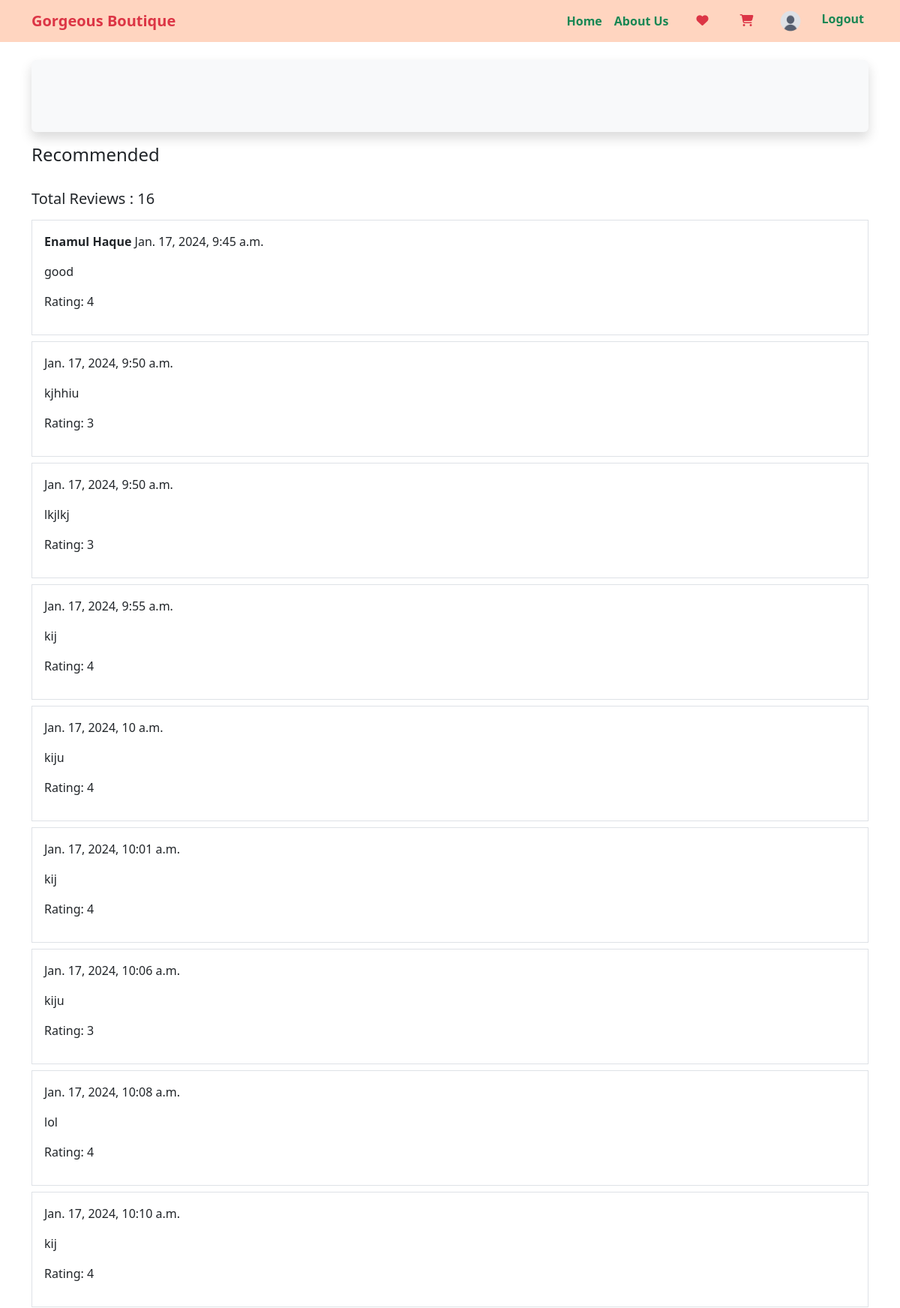
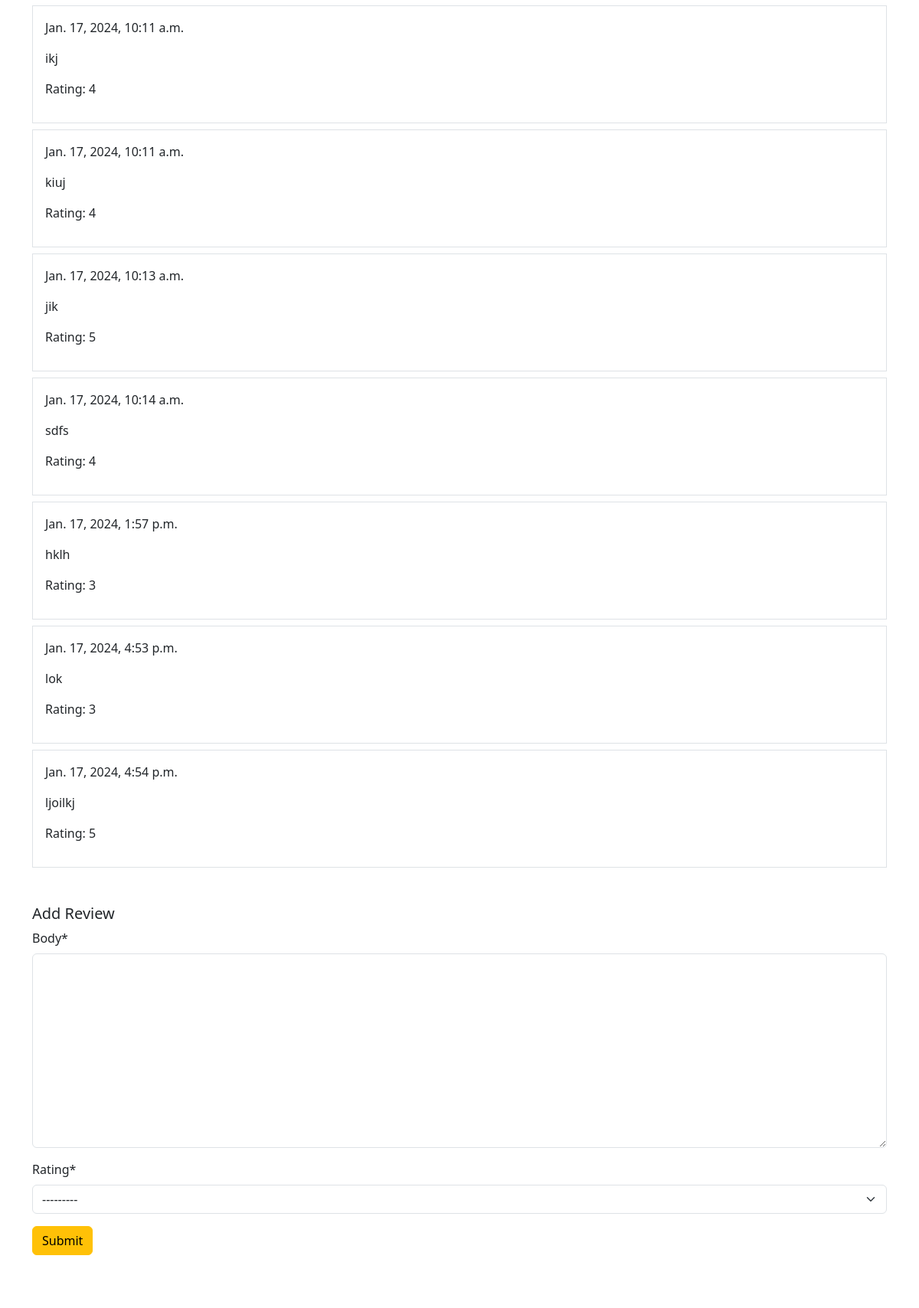
The app's page /cloth/clothdetails/101 (signed in, upper part), older data (2 pictures, top to bottom).
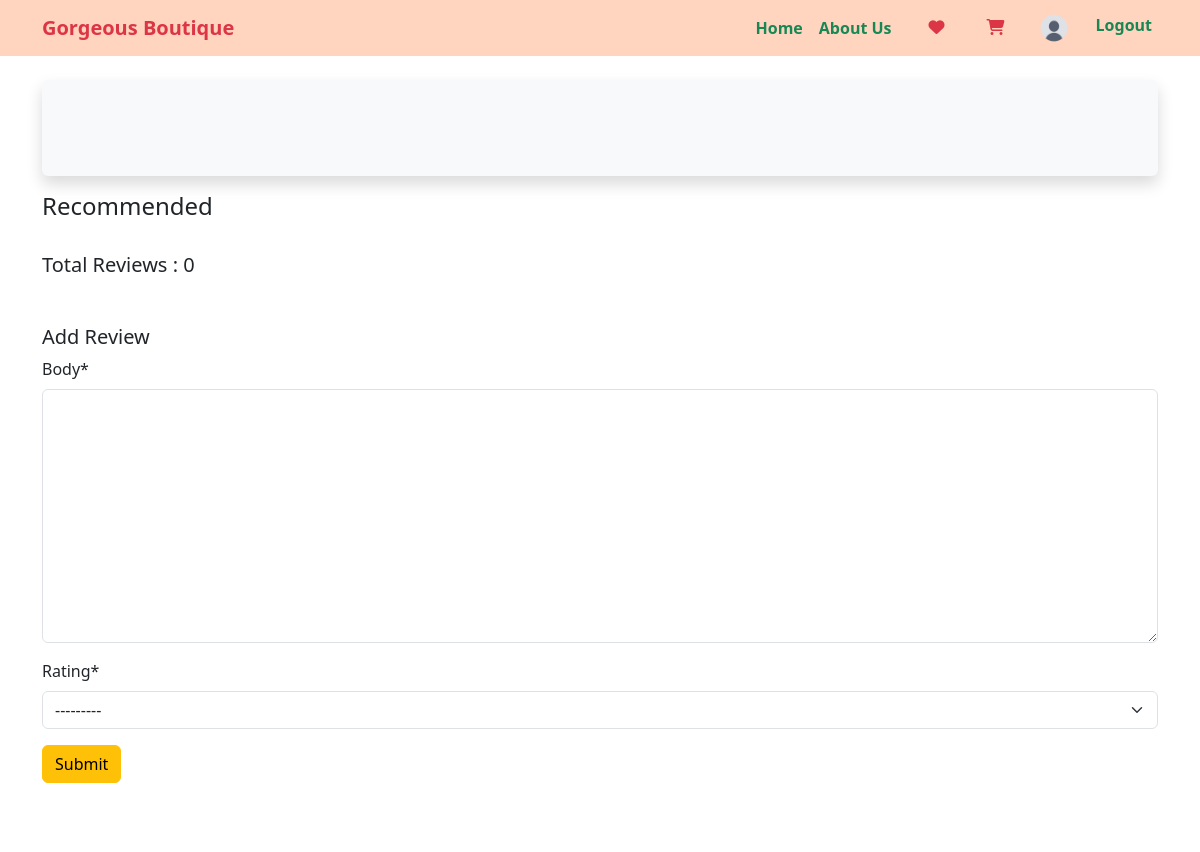
The same page, newer data.
### cloth/models.py (models this page shows, shortened)
class Review(models.Model):
    cloth = models.ForeignKey(Cloth, on_delete = models.CASCADE, related_name= 'reviews')
    author = models.ForeignKey(User, on_delete = models.CASCADE, null=True, blank=True)
    body = models.TextField()
    created = models.DateTimeField(auto_now_add=True)
    rating = models.CharField(choices = STAR_CHOICES, max_length=10)

### cloth/views.py (the view, shortened to what this page needs)
# urls.py: path('clothdetails/<int:clothid>', views.ClothDetailsView.as_view(), name='cloth_details' ),
class ClothDetailsView(DetailView):
    permission_classes = [IsAuthenticatedOrReadOnly]
    model = models.Cloth
    template_name = 'cloth_details.html'
    pk_url_kwarg = 'clothid'
    def get_context_data(self, **kwargs):
        context = super().get_context_data(**kwargs)
        cloth = self.object
        reviews = cloth.reviews.all()
        review_form = forms.ReviewForm()
        context['reviews'] = reviews
        context['review_form'] = review_form
        return context

### cloth/forms.py
class ReviewForm(forms.ModelForm):
    class Meta:
        model = Review
        fields = ['body', 'rating',]

### cloth/templates/cloth_details.html (shortened to what this page needs)
{% extends 'base.html' %}
{% load static %}
{% load crispy_forms_tags %}
{% block content %}
<div class="container">
  <div class="row my-4">
    <div class="col-lg-12 col-sm-12">
      <div class="mb-3 p-5 shadow bg-body-tertiary rounded" id="cloth-details">
      </div>
      <h4>Recommended</h4>
    </div>
    <div class="col-lg-12 col-sm-12">
      <div class="my-5">
        <div class="card-body">
          <h5 class="my-3">Total Reviews : {{reviews | length}}</h5>
            {% for review in reviews %}
            <div class="border p-3 mt-2">
            <p><span class="fw-bold">{{review.author.first_name}} {{review.author.last_name}}</span> {{review.created}}</p>
            <p>{{review.body}}</p>
            <p>Rating: {{review.rating}}</p>
          </div>
            {% endfor %}
        </div>
      </div>
      {% if request.user.is_authenticated %}
      <div class="my-5">
        <div class="card-body">
          {% if review_form %}
            <h5>Add Review</h5>
            <form method="post">
                {{review_form | crispy}}
                <button class="btn btn-warning">Submit</button>
            </form>
          {% endif %}
        </div>
      </div>
      {% endif %}
    </div>
  </div>
</div>
{% endblock %}

### templates/base.html (shortened to what this page needs)
{% load static %}
<!doctype html>
<html lang="en">
  <head>
    <link rel="stylesheet" href="{% static 'css/style.css' %}">
    <link href="https://cdn.jsdelivr.net/npm/bootstrap@5.3.2/dist/css/bootstrap.min.css" rel="stylesheet">
  </head>
  <body>
    <nav class="navbar navbar-expand-lg background-color">
        <div class="container">
          <a class="navbar-brand fw-bold text-danger" href="#">Gorgeous Boutique</a>
          <div class="collapse navbar-collapse" id="navbarSupportedContent">
            <ul class="navbar-nav ms-auto mb-2 mb-lg-0">
              <li class="nav-item">
                <a class="nav-link active text-success fw-bold" aria-current="page" href="{% url 'home' %}">Home</a>
              </li>
                <a class="nav-link active text-success fw-bold" aria-current="page" href="{% url 'about_us' %}">About Us</a>
            </ul>
            <div class="d-flex">
              {% if request.user.is_authenticated %}
              <a href="{% url 'cloth_wishlist' %}" class="btn text-danger ms-3"><i class="fa-solid fa-heart"></i></a>
              <a href="{% url 'cloth_cartlist' %}" class="btn text-danger ms-3"><i class="fa-solid fa-cart-shopping"></i></a>
              <a href="{% url 'profile' %}" class=" ms-3 nav-profile-image"><img src="{% static 'images/profile1.png' %}" alt=""></a>
              <form method="post" action="{% url 'logout' %}">
                <button class="text-success fw-bold ms-3 border-0 background-color mt-1" type="submit">Logout</button>
            </form>
              {% else %}
              <a href="{% url 'reg' %}" class="text-success fw-bold text-decoration-none ms-3">Sign Up</a>
              <a href="{% url 'log' %}" class="text-success fw-bold text-decoration-none ms-3">Login</a>
              {% endif %}
            </div>
          </div>
        </div>
      </nav>
      {% block content %}
      {% endblock %}
  </body>
</html>

### static/css/style.css (style rules this page uses)
:root { --card_width: 200px; --card_border_radius: 16px; --row_increment: 5px; --card_small: 25; --card_medium: 35; --card_large: 45; }
.nav-profile-image { width: 40px; height: 40px; }
.nav-profile-image img { width: 100%; height: 100%; }
.background-color { background-color: #FFD5C0; }

Row changes from the older to the newer data that the page shows:
removed Review: author.first_name "Enamul", author.last_name "Haque", created "Jan. 17, 2024, 9:45 a.m.", body "good", rating "4"
removed Review: created "Jan. 17, 2024, 9:50 a.m.", body "kjhhiu", rating "3"
removed Review: created "Jan. 17, 2024, 9:50 a.m.", body "lkjlkj", rating "3"
removed Review: created "Jan. 17, 2024, 9:55 a.m.", body "kij", rating "4"
removed Review: created "Jan. 17, 2024, 10 a.m.", body "kiju", rating "4"
removed Review: created "Jan. 17, 2024, 10:01 a.m.", body "kij", rating "4"
removed Review: created "Jan. 17, 2024, 10:06 a.m.", body "kiju", rating "3"
removed Review: created "Jan. 17, 2024, 10:08 a.m.", body "lol", rating "4"
removed Review: created "Jan. 17, 2024, 10:10 a.m.", body "kij", rating "4"
removed Review: created "Jan. 17, 2024, 10:11 a.m.", body "ikj", rating "4"
removed Review: created "Jan. 17, 2024, 10:11 a.m.", body "kiuj", rating "4"
removed Review: created "Jan. 17, 2024, 10:13 a.m.", body "jik", rating "5"
removed Review: created "Jan. 17, 2024, 10:14 a.m.", body "sdfs", rating "4"
removed Review: created "Jan. 17, 2024, 1:57 p.m.", body "hklh", rating "3"
removed Review: created "Jan. 17, 2024, 4:53 p.m.", body "lok", rating "3"
removed Review: created "Jan. 17, 2024, 4:54 p.m.", body "ljoilkj", rating "5"
Text that changed along with them:
{{ reviews | length }}: "16" → "0"
